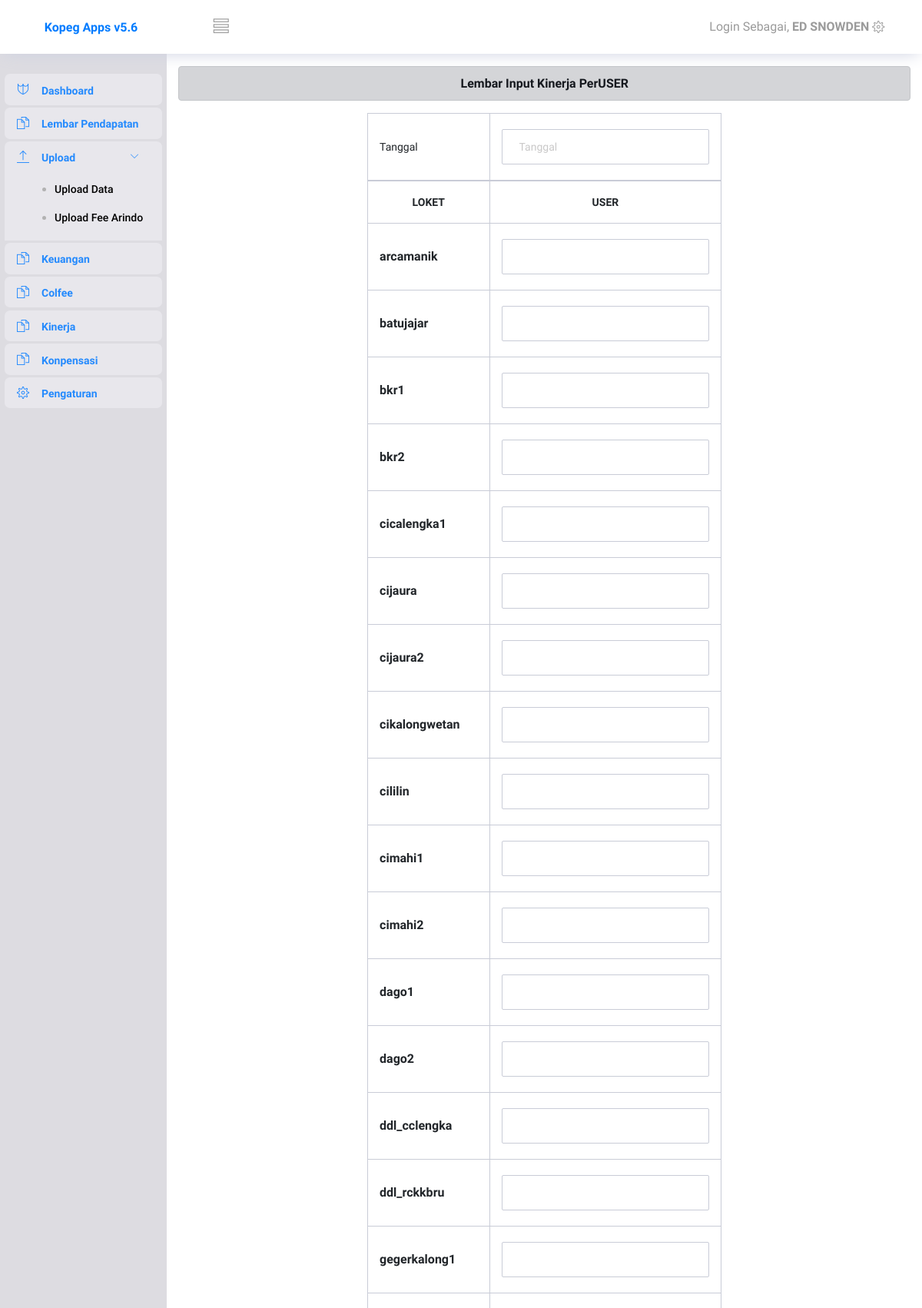
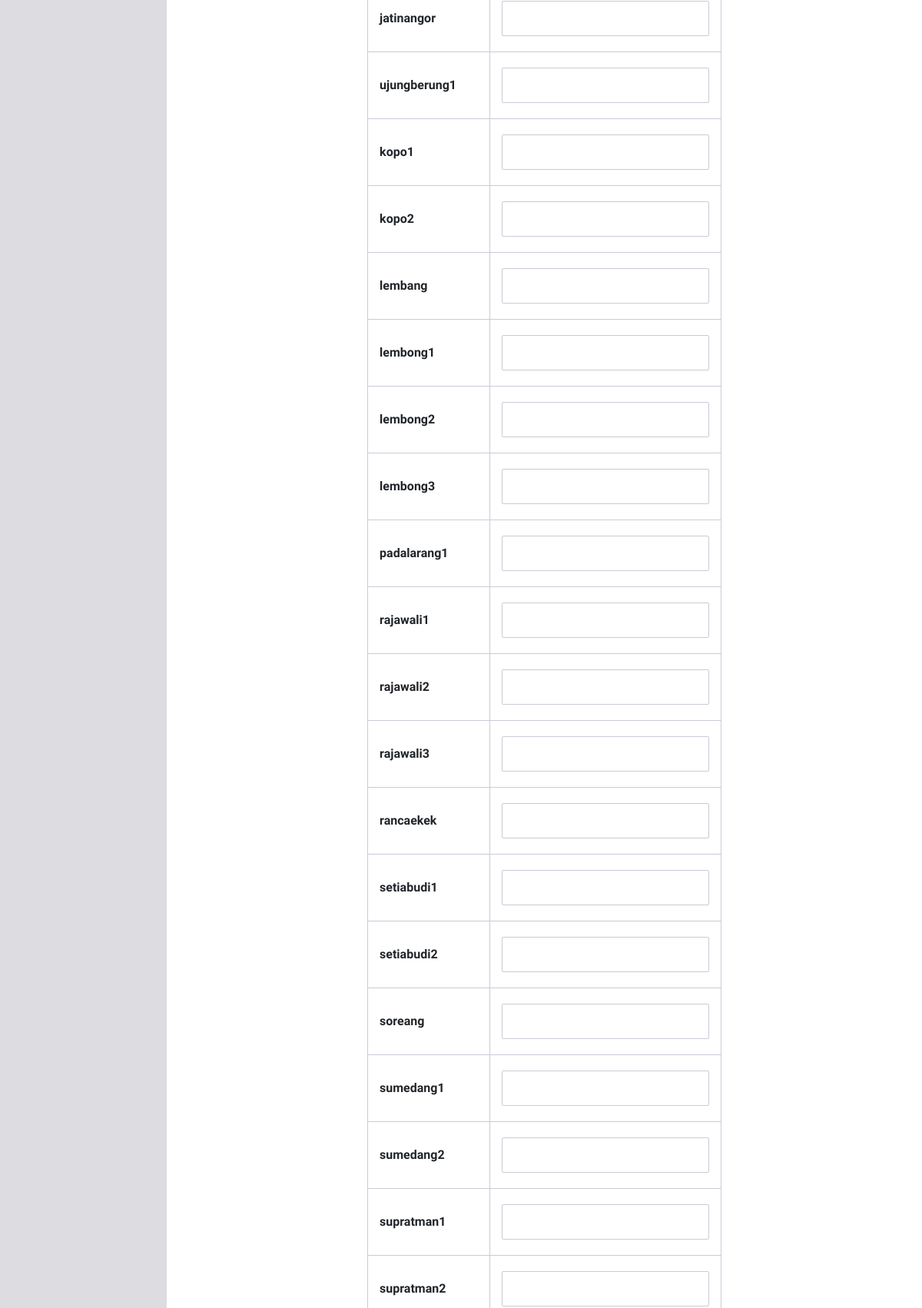
Screenshot of /index.php?id=29 (signed in, upper part) with the database file from the repository (2 pictures, top to bottom).
### tables this page shows
CREATE TABLE `lokasi` (
  `user_id` int(10) NOT NULL,
  `lokasi` varchar(20) NOT NULL,
  `loket` varchar(20) NOT NULL,
  `tempat` varchar(20) NOT NULL,
  `user` varchar(20) DEFAULT NULL,
  `tempat_arindo` varchar(20) DEFAULT NULL
);

### input_kinerja_user.php (the view, shortened to what this page needs)
<div class="container-fluid mt-3">
    <div class="alert alert-dark text-center">
        <b>Lembar Input Kinerja PerUSER
        </b>
    </div>
<?php
    $dbhost = 'localhost';
    $dbuser = 'root';
    $dbpass = '';
    $koneksi = mysql_connect($dbhost, $dbuser, $dbpass);
    $query = "select  loket from lokasi";
    $execute = mysql_query($query,$koneksi);
?>
<form method="POST" action="index.php?id=30">
<div class="row">
    <div class="col-md-6 offset-md-3">
        <table id="mytable" class="table-bordered table-hover table mb-3">
            <thead>
                <tr>
                    <td class="tx">Tanggal</td><td><input class="form-control" autocomplete="off" type="text" id="datepicker" name="nilai" placeholder="Tanggal">
                    </td></tr>
                <tr>
                <th class="text-center">LOKET</th>
                <th class="text-center">USER</th>
                </tr>
            </thead>
            <?php
                while ($row=mysql_fetch_array($execute, MYSQL_ASSOC)) {
                    echo 	"<tr><th class='tx'>{$row['loket']}</th><td><input type=text class='form-control' name='user[]'>
                            <input type=hidden name='loket[]' value={$row['loket']}>
                            </td></tr>";
                }
            ?>
    </div>
</div>
</form>
</div>

### rows the page displays
lokasi: loket "arcamanik"
lokasi: loket "batujajar"
lokasi: loket "bkr1"
lokasi: loket "bkr2"
lokasi: loket "cicalengka1"
lokasi: loket "cijaura"
lokasi: loket "cijaura2"
lokasi: loket "cikalongwetan"
lokasi: loket "cililin"
lokasi: loket "cimahi1"
lokasi: loket "cimahi2"
lokasi: loket "dago1"
lokasi: loket "dago2"
lokasi: loket "ddl_cclengka"
lokasi: loket "ddl_rckkbru"
lokasi: loket "gegerkalong1"
lokasi: loket "jatinangor"
lokasi: loket "ujungberung1"
lokasi: loket "kopo1"
lokasi: loket "kopo2"
lokasi: loket "lembang"
lokasi: loket "lembong1"
lokasi: loket "lembong2"
lokasi: loket "lembong3"
lokasi: loket "padalarang1"
lokasi: loket "rajawali1"
lokasi: loket "rajawali2"
lokasi: loket "rajawali3"
lokasi: loket "rancaekek"
lokasi: loket "setiabudi1"
lokasi: loket "setiabudi2"
lokasi: loket "soreang"
lokasi: loket "sumedang1"
lokasi: loket "sumedang2"
lokasi: loket "supratman1"
lokasi: loket "supratman2"

### other values shown
$_SESSION['nama' ] "ED SNOWDEN"
